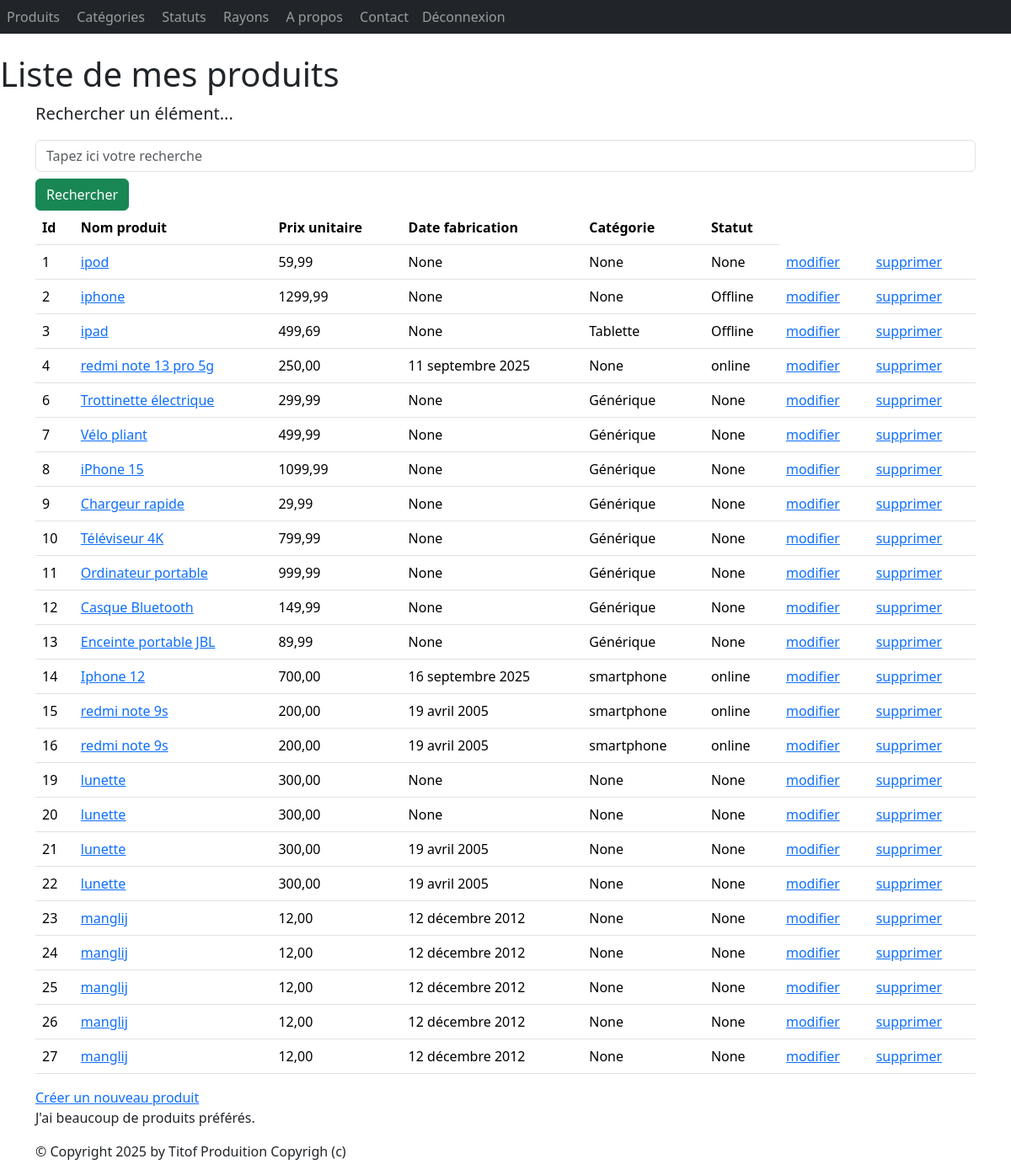
The app's page /monApp/produits/ (signed in) with its own data.
### monApp/models.py (models this page shows, shortened)
class Produit(models.Model):
    refProd = models.AutoField(primary_key=True)
    intituleProd = models.CharField(max_length=200)
    prixUnitaireProd = models.DecimalField(max_digits=10, decimal_places=2)
    categorie = models.ForeignKey(
        Categorie,
        on_delete=models.CASCADE,
        related_name="produits",
        null=True,
        blank=True
    )
    date_fabrication = models.DateField(null=True, blank=True)
    rayons = models.ManyToManyField(
        'Rayon',
        through='Contenir',
        related_name='produits_rayons'
    )
    statut = models.ForeignKey(
        Statut,
        on_delete=models.CASCADE,
        related_name="produit",
        null=True,
        blank=True
    )

class Statut(models.Model):
    idStatut = models.AutoField(primary_key=True)
    libelle = models.CharField(max_length=100)
    def __str__(self):
        return self.libelle

class Categorie(models.Model):
    idCat = models.AutoField(primary_key=True)
    nomCat = models.CharField(max_length=100)
    def __str__(self):
        return self.nomCat

### monApp/views.py (the view)
# urls.py: path("produits/", views.ProduitListView.as_view(),name="lst_prdts"),
class ProduitListView(ListView):
    model = Produit
    template_name = "monApp/list_produits.html"
    context_object_name = "prdts"
    def get_queryset(self):
        query = self.request.GET.get('search')
        if query:
            return Produit.objects.filter(intituleProd__icontains=query).select_related('categorie').select_related('statut')
        return Produit.objects.all().select_related('categorie').select_related('statut')
    def get_context_data(self, **kwargs):
        context = super(ProduitListView, self).get_context_data(**kwargs)
        context['titremenu'] = "Liste de mes produits"
        return context

### monApp/templates/monApp/list_produits.html
{% extends 'monApp/base.html' %}
{% block menu %}
<h1> {{titremenu}}</h1>
{% endblock %}
{% block contenu %}
<p class="lead mb-3 ml-0">Rechercher un élément...</p>
<form method="GET" action="">
    <input class="form-control" type="text" name="search" placeholder="Tapez ici votre recherche"
        value="{{ request.GET.search }}">
    <button type="submit" class="btn btn-success mt-2">Rechercher</button>
</form>
<table class="table">
    <thead>
        <th>Id</th>
        <th>Nom produit</th>
        <th>Prix unitaire</th>
        <th>Date fabrication</th>
        <th>Catégorie</th>
        <th>Statut</th>
    </thead>
    <tbody>
        {% for prdt in prdts %}
        <tr>
            <td>{{ prdt.refProd }} </td>
            <td><a href="{% url 'dtl_prdt' prdt.refProd %}">{{ prdt.intituleProd }}</a></td>
            <td>{{ prdt.prixUnitaireProd }} </td>
            <td>{{ prdt.date_fabrication }} </td>
            <td>{{ prdt.categorie }} </td>
            <td>{{ prdt.statut }} </td>
            <td><a href="{% url 'prdt_chng' prdt.refProd %}">modifier</a></td>
            <td><a href="{% url 'prdt_del' prdt.refProd %}">supprimer</a></td>
        </tr>
        {% endfor %}
    </tbody>
</table>
<a href="{% url 'crt_prdt' %}">Créer un nouveau produit</a>
<p>
    J'ai
    {% if prdts|length < 5 %} peu de {% elif prdts|length < 10 %} quelques {% else %} beaucoup de {% endif %} produits
        préférés. </p>
        {% endblock %}

### monApp/static/styles.css (style rules this page uses)
h1 { color: red }

### records on screen
Produit: refProd "1", intituleProd "ipod", prixUnitaireProd "59,99", date_fabrication "None", categorie "None", statut "None"
Produit: refProd "2", intituleProd "iphone", prixUnitaireProd "1299,99", date_fabrication "None", categorie "None", statut "Offline"
Produit: refProd "3", intituleProd "ipad", prixUnitaireProd "499,69", date_fabrication "None", categorie "Tablette", statut "Offline"
Produit: refProd "4", intituleProd "redmi note 13 pro 5g", prixUnitaireProd "250,00", date_fabrication "11 septembre 2025", categorie "None", statut "online"
Produit: refProd "6", intituleProd "Trottinette électrique", prixUnitaireProd "299,99", date_fabrication "None", categorie "Générique", statut "None"
Produit: refProd "7", intituleProd "Vélo pliant", prixUnitaireProd "499,99", date_fabrication "None", categorie "Générique", statut "None"
Produit: refProd "8", intituleProd "iPhone 15", prixUnitaireProd "1099,99", date_fabrication "None", categorie "Générique", statut "None"
Produit: refProd "9", intituleProd "Chargeur rapide", prixUnitaireProd "29,99", date_fabrication "None", categorie "Générique", statut "None"
Produit: refProd "10", intituleProd "Téléviseur 4K", prixUnitaireProd "799,99", date_fabrication "None", categorie "Générique", statut "None"
Produit: refProd "11", intituleProd "Ordinateur portable", prixUnitaireProd "999,99", date_fabrication "None", categorie "Générique", statut "None"
Produit: refProd "12", intituleProd "Casque Bluetooth", prixUnitaireProd "149,99", date_fabrication "None", categorie "Générique", statut "None"
Produit: refProd "13", intituleProd "Enceinte portable JBL", prixUnitaireProd "89,99", date_fabrication "None", categorie "Générique", statut "None"
Produit: refProd "14", intituleProd "Iphone 12", prixUnitaireProd "700,00", date_fabrication "16 septembre 2025", categorie "smartphone", statut "online"
Produit: refProd "15", intituleProd "redmi note 9s", prixUnitaireProd "200,00", date_fabrication "19 avril 2005", categorie "smartphone", statut "online"
Produit: refProd "16", intituleProd "redmi note 9s", prixUnitaireProd "200,00", date_fabrication "19 avril 2005", categorie "smartphone", statut "online"
Produit: refProd "19", intituleProd "lunette", prixUnitaireProd "300,00", date_fabrication "None", categorie "None", statut "None"
Produit: refProd "20", intituleProd "lunette", prixUnitaireProd "300,00", date_fabrication "None", categorie "None", statut "None"
Produit: refProd "21", intituleProd "lunette", prixUnitaireProd "300,00", date_fabrication "19 avril 2005", categorie "None", statut "None"
Produit: refProd "22", intituleProd "lunette", prixUnitaireProd "300,00", date_fabrication "19 avril 2005", categorie "None", statut "None"
Produit: refProd "23", intituleProd "manglij", prixUnitaireProd "12,00", date_fabrication "12 décembre 2012", categorie "None", statut "None"
Produit: refProd "24", intituleProd "manglij", prixUnitaireProd "12,00", date_fabrication "12 décembre 2012", categorie "None", statut "None"
Produit: refProd "25", intituleProd "manglij", prixUnitaireProd "12,00", date_fabrication "12 décembre 2012", categorie "None", statut "None"
Produit: refProd "26", intituleProd "manglij", prixUnitaireProd "12,00", date_fabrication "12 décembre 2012", categorie "None", statut "None"
Produit: refProd "27", intituleProd "manglij", prixUnitaireProd "12,00", date_fabrication "12 décembre 2012", categorie "None", statut "None"

### other values on screen
{{ titremenu }} "Liste de mes produits"
